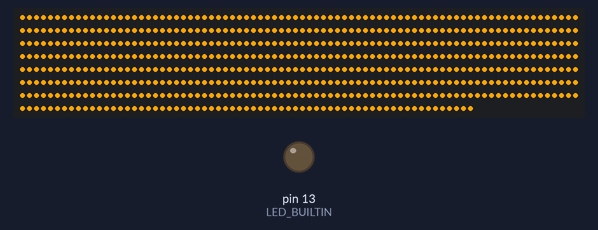
Bench run of a program on a simulated Arduino Uno, built with avr-gcc and run on an emulated ATmega328P. Shown: 625 RGB LEDs in strip order, left to right, continuing on the next row, output pins drawn as LEDs (lit = HIGH).

Above: at 15.3 s.

The program:

main.cpp
```cpp
#include <Arduino.h>

#include "FastLED.h"

#define NUM_LEDS 625
CRGB leds[NUM_LEDS];
void setup() {
  FastLED.addLeds<NEOPIXEL, 6>(leds, NUM_LEDS);
  pinMode(LED_BUILTIN, OUTPUT);
  // for(int i = 0; i < NUM_LEDS; i++){
  //   leds[i] = CRGB::Black; FastLED.show();
  //   // leds[i] = CRGB::Black; FastLED.show(); delay(1);
  // }
  for(int i = 0; i < NUM_LEDS; i++){
    leds[i] = CRGB::Orange; FastLED.show();
    // leds[i] = CRGB::Black; FastLED.show(); delay(1);
  }
}
void loop() {


  // digitalWrite(LED_BUILTIN, HIGH);
  // delay(1000);
  // digitalWrite(LED_BUILTIN, LOW);
  // delay(1000);
}
```
